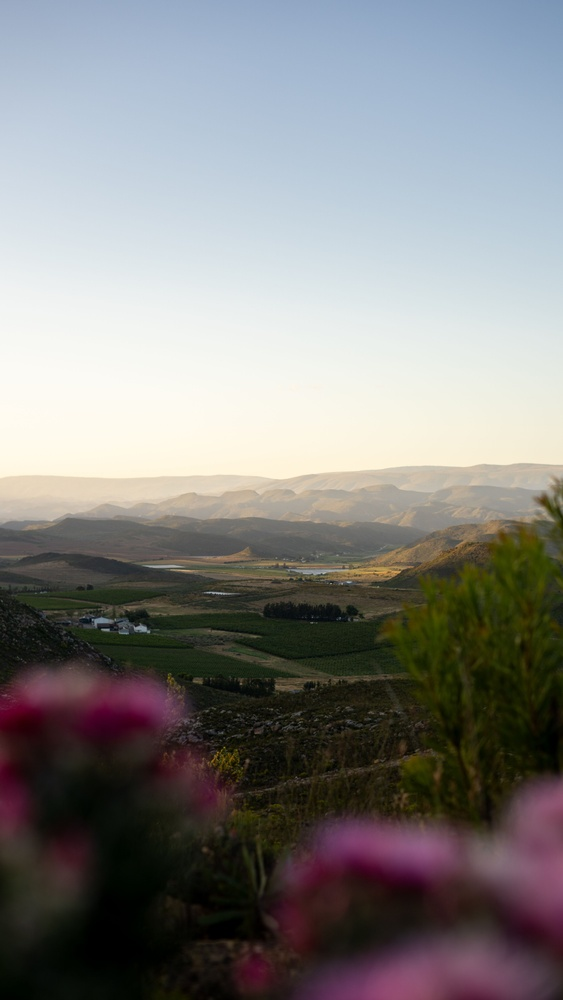
#> input picture pexels-kyli-katja-2154618559-33529747.jpg, 563 x 1000 px, shrunk from 3376 x 6000 before the run
$ python Stitch.py --img1 pexels-kyli-katja-2154618559-33529747.jpg --img2 pexels-kyli-katja-2154618559-33529747.jpg
#> lines starting #> are read from the running program, lines starting #| are printed output that depends on the picture
import cv2
import numpy as np
import argparse

def stitch_images(img1_path, img2_path):
    # 1. Load images
    img1 = cv2.imread(img1_path)
#> img1 is the input picture: shape (1000, 563, 3); mean B, G, R 129.7, 130.7, 131.4
    img2 = cv2.imread(img2_path)

    if img1 is None or img2 is None:
        print("Error: Could not load one of the images. Check the file paths.")
        return

    # 2. SIFT detection and matching
    sift = cv2.SIFT_create()
    kp1, des1 = sift.detectAndCompute(img1, None)
#> kp1 = 340 keypoints; strongest (x, y, size): (108, 630, 2.4), (149, 632, 1.9), (103, 630, 2), (136, 628, 3.2)
    kp2, des2 = sift.detectAndCompute(img2, None)
#> kp2 has the same summary as kp1

    # FLANN matcher
    FLANN_INDEX_KDTREE = 1
    index_params = dict(algorithm=FLANN_INDEX_KDTREE, trees=5)
    search_params = dict(checks=50)
    flann = cv2.FlannBasedMatcher(index_params, search_params)
    matches = flann.knnMatch(des1, des2, k=2)
#> matches = 340 matches

    # 3. Ratio test (Lowe's ratio test)
    good_matches = []
    for m, n in matches:
        if m.distance < 0.7 * n.distance:
            good_matches.append(m)
#> after the loop, good_matches = 340 matches

    print(f"Good matches found: {len(good_matches)}")
#| Good matches found: 340

    if len(good_matches) > 4:
        # 4. RANSAC Homography
        src_pts = np.float32([kp1[m.queryIdx].pt for m in good_matches]).reshape(-1, 1, 2)
#> src_pts = 340 rows, first 8: [19.21, 630.3], [19.21, 630.3], [22.94, 620.5], [23.7, 558.9], [28.37, 527.5], [31.94, 724.8], [34.54, 527.4], [46.75, 506.9]
        dst_pts = np.float32([kp2[m.trainIdx].pt for m in good_matches]).reshape(-1, 1, 2)
#> dst_pts has the same summary as src_pts

        M, mask = cv2.findHomography(src_pts, dst_pts, cv2.RANSAC, 5.0)
#> M = [[1, 5.69e-16, -3.5e-13], [1.91e-15, 1, -1.77e-12], [2.98e-18, 2.82e-18, 1]]; mask = 340 values from 1 to 1

        # Count inliers
        inliers = np.sum(mask)
#> inliers = 340
        print(f"RANSAC Inliers: {inliers}/{len(good_matches)}")
#| RANSAC Inliers: 340/340

        # 5. Warping and Stitching
        # Get dimensions of the second image
        h, w = img2.shape[:2]
#> h = 1000; w = 563

        # Warp the first image to align with the second
        result = cv2.warpPerspective(img1, M, (w + img1.shape[1], h))
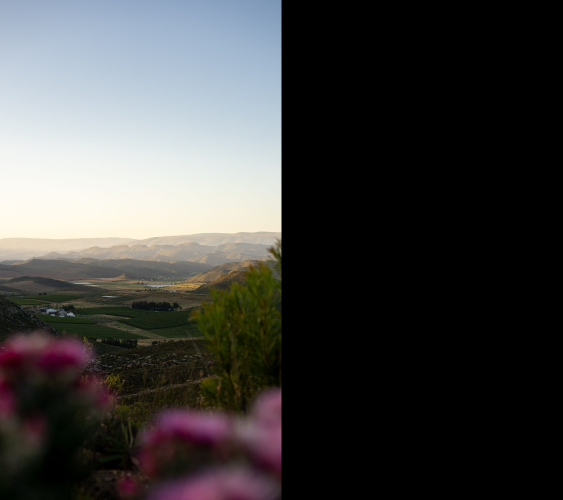
#> result: shape (1000, 1126, 3) (shown at 1/2 size); mean B, G, R 64.8, 65.4, 65.7

        # Place the second image on top
        result[0:h, 0:w] = img2

        # 6. Save output
        cv2.imwrite("demo.png", result)
        print("Success! Saved as demo.png")
    else:
        print("Not enough matches found to stitch.")

if __name__ == "__main__":
    parser = argparse.ArgumentParser(description="Panorama Stitcher")
    parser.add_argument("--img1", required=True, help="Path to first image")
    parser.add_argument("--img2", required=True, help="Path to second image")
    args = parser.parse_args()

    stitch_images(args.img1, args.img2)
